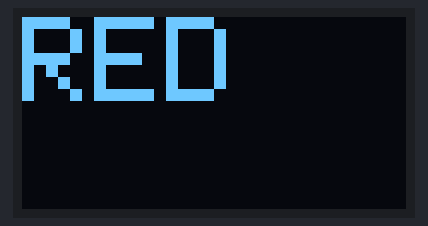
Recording of a sketch running on a simulated Arduino Uno, built with avr-gcc and run on an emulated ATmega328P. Shown: 128×64 one-colour display.

Above: at 2.1 s.
At 3.1 s:
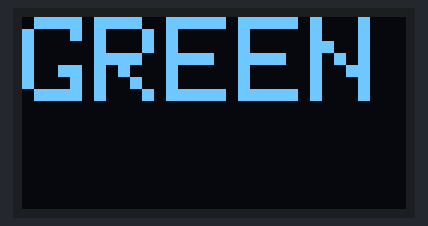
At 4.2 s:
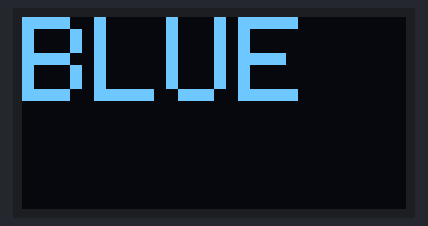
At 6.2 s:
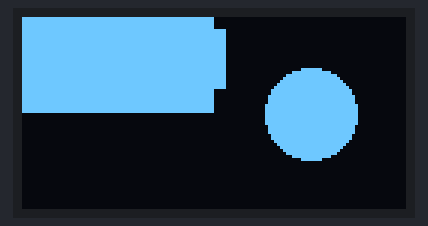
At 10.69 s:
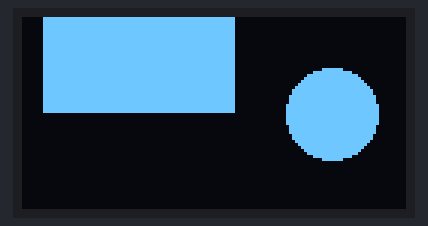
At 15.3 s:
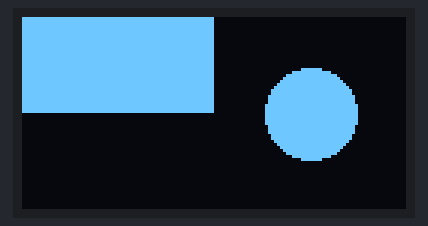

The sketch:

LED_display_exp1.ino
```cpp
#include <Adafruit_GFX.h>
#include <Adafruit_SSD1306.h>
#include <Wire.h>

// Define OLED display dimensions
#define SCREEN_WIDTH 128
#define SCREEN_HEIGHT 64

// I2C OLED address
#define OLED_I2C_ADDRESS 0x3C

// Create the SSD1306 display object
Adafruit_SSD1306 display(SCREEN_WIDTH, SCREEN_HEIGHT, &Wire, -1);

void setup() {
  Serial.begin(115200);

  // Initialize the OLED display
  if (!display.begin(SSD1306_SWITCHCAPVCC, OLED_I2C_ADDRESS)) {
    Serial.println(F("SSD1306 allocation failed"));
    for (;;); // Loop forever if initialization fails
  }

  delay(2000); // Allow the display to initialize
  display.clearDisplay();

  // Display a simulated "multi-color" message
  displaySimulatedColors();
}

void loop() {
  // Scroll simulated "multi-color" text
  displaySimulatedColors();

  display.startscrollright(0x00, 0x0F);
  delay(5000);
  display.stopscroll();
  delay(1000);

  display.startscrollleft(0x00, 0x0F);
  delay(5000);
  display.stopscroll();
  delay(1000);
}

void displaySimulatedColors() {
  // Display "Red" text simulation
  display.setTextSize(4);
  display.setTextColor(SSD1306_WHITE);
  display.setCursor(0, 0);
  display.println("RED");
  display.display();
  delay(1000);

  // Display "Green" text simulation
  display.clearDisplay();
  display.setCursor(0, 0);
  display.println("GREEN");
  display.display();
  delay(1000);

  // Display "Blue" text simulation
  display.clearDisplay();
  display.setCursor(0, 0);
  display.println("BLUE");
  display.display();
  delay(1000);

  // Draw simulated "multi-color" shapes
  display.clearDisplay();
  display.fillRect(0, 0, 64, 32, SSD1306_WHITE); // Rectangle
  display.fillCircle(96, 32, 15, SSD1306_WHITE); // Circle
  display.display();
  delay(1000);
}
```

Measured:
- by itself, everything shown: repeats every 16.1 s, in 38 steps
- what the display in image 0 shows lasts 1.0 s, from 2.1 s to 3.1 s
- what the display in image 5 shows lasts 1.3 s, from 15.2 s to 16.5 s
